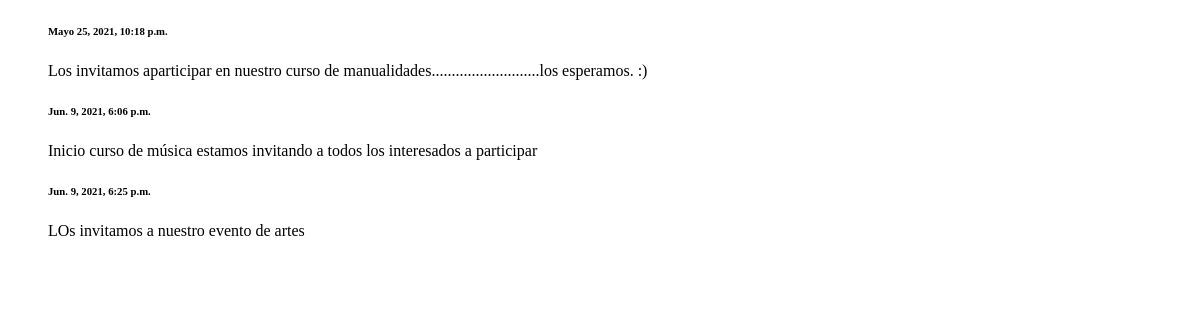
Page /index on the earlier database version.
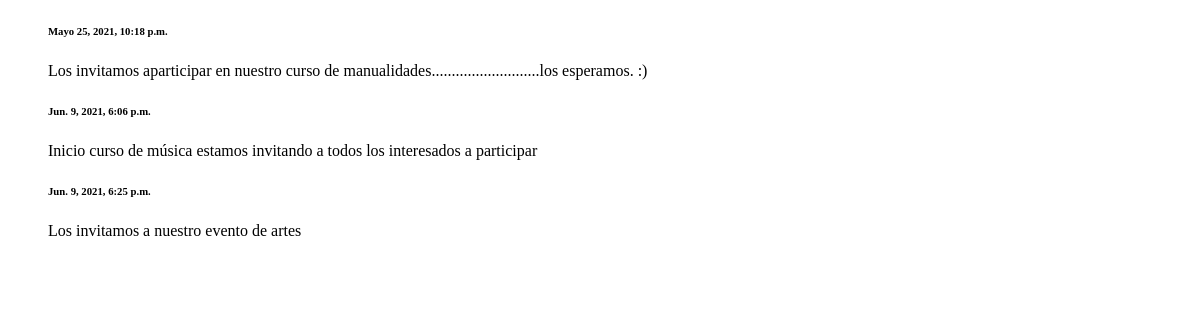
Same page on the later database version.
### cursos/models.py (models this page shows, shortened)
class anuncio(models.Model):
    fecha_publicacion=models.DateTimeField()
    encabezado=models.CharField(max_length=200)
    imagen=models.ImageField(upload_to='images/',null=True, blank=True)
    texto=models.TextField()

### cursos/views.py (the view)
# urls.py: path('index',views.index,name='index'),
def index(request):
    anuncios=anuncio.objects.order_by('fecha_publicacion')[:]
    template = loader.get_template('cursos/index.html')
    context = {
        'anuncios_list': anuncios,
    }
    return HttpResponse(template.render(context, request))

### cursos/templates/cursos/index.html (shortened to what this page needs)
<!DOCTYPE html>
<html lang="en">
<head>
</head>
<body>
{% if anuncios_list %}
    <ul>
    {% for anuncio in anuncios_list %}
        <h6>{{anuncio.fecha_publicacion}}</h6>
        <p>{{anuncio.texto}}</p>
    {% endfor %}
    </ul>
{% else %}
    <p>No hay publicaciones.</p>
{% endif %}
</body>
</html>

Differences in the rows shown:
changed anuncio: texto "LOs invitamos a nuestro evento de artes" → "Los invitamos a nuestro evento de artes"
